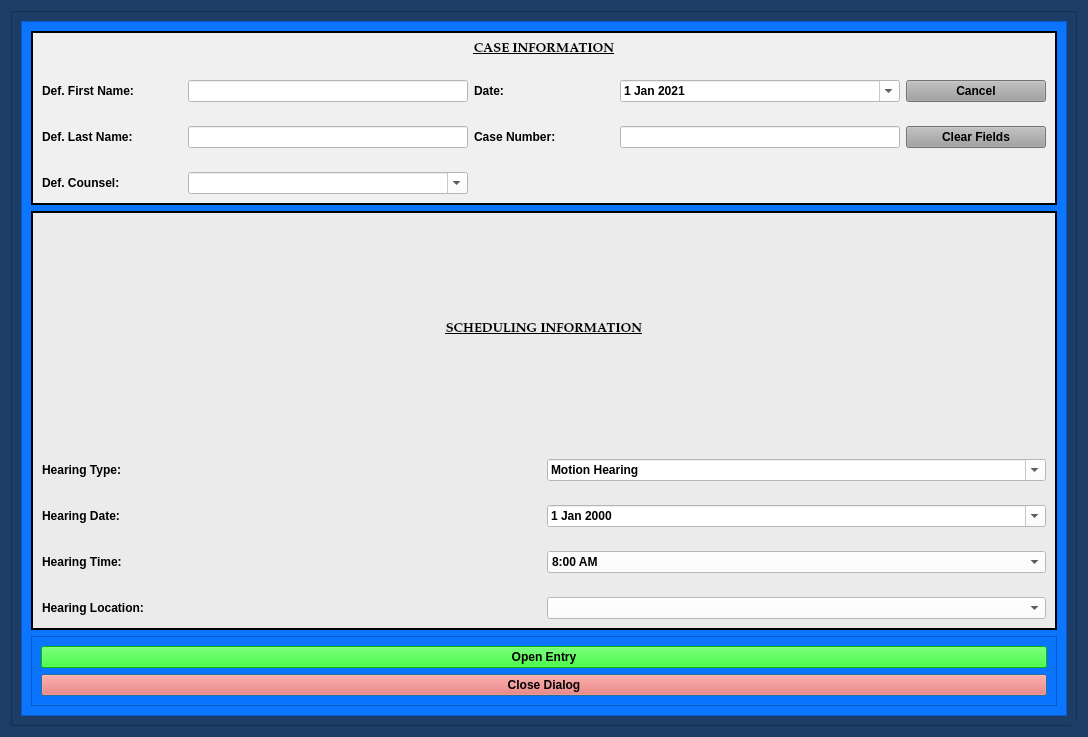
<?xml version="1.0" encoding="UTF-8"?>
<ui version="4.0">
 <class>GeneralNoticeOfHearingDialog</class>
 <widget class="QDialog" name="GeneralNoticeOfHearingDialog">
  <property name="windowModality">
   <enum>Qt::NonModal</enum>
  </property>
  <property name="geometry">
   <rect>
    <x>0</x>
    <y>0</y>
    <width>1088</width>
    <height>737</height>
   </rect>
  </property>
  <property name="sizePolicy">
   <sizepolicy hsizetype="Preferred" vsizetype="Preferred">
    <horstretch>0</horstretch>
    <verstretch>0</verstretch>
   </sizepolicy>
  </property>
  <property name="minimumSize">
   <size>
    <width>0</width>
    <height>0</height>
   </size>
  </property>
  <property name="maximumSize">
   <size>
    <width>2500</width>
    <height>3500</height>
   </size>
  </property>
  <property name="palette">
   <palette>
    <active>
     <colorrole role="Button">
      <brush brushstyle="SolidPattern">
       <color alpha="255">
        <red>29</red>
        <green>61</green>
        <blue>102</blue>
       </color>
      </brush>
     </colorrole>
     <colorrole role="Base">
      <brush brushstyle="SolidPattern">
       <color alpha="255">
        <red>29</red>
        <green>61</green>
        <blue>102</blue>
       </color>
      </brush>
     </colorrole>
     <colorrole role="Window">
      <brush brushstyle="SolidPattern">
       <color alpha="255">
        <red>29</red>
        <green>61</green>
        <blue>102</blue>
       </color>
      </brush>
     </colorrole>
    </active>
    <inactive>
     <colorrole role="Button">
      <brush brushstyle="SolidPattern">
       <color alpha="255">
        <red>29</red>
        <green>61</green>
        <blue>102</blue>
       </color>
      </brush>
     </colorrole>
     <colorrole role="Base">
      <brush brushstyle="SolidPattern">
       <color alpha="255">
        <red>29</red>
        <green>61</green>
        <blue>102</blue>
       </color>
      </brush>
     </colorrole>
     <colorrole role="Window">
      <brush brushstyle="SolidPattern">
       <color alpha="255">
        <red>29</red>
        <green>61</green>
        <blue>102</blue>
       </color>
      </brush>
     </colorrole>
    </inactive>
    <disabled>
     <colorrole role="Button">
      <brush brushstyle="SolidPattern">
       <color alpha="255">
        <red>29</red>
        <green>61</green>
        <blue>102</blue>
       </color>
      </brush>
     </colorrole>
     <colorrole role="Base">
      <brush brushstyle="SolidPattern">
       <color alpha="255">
        <red>29</red>
        <green>61</green>
        <blue>102</blue>
       </color>
      </brush>
     </colorrole>
     <colorrole role="Window">
      <brush brushstyle="SolidPattern">
       <color alpha="255">
        <red>29</red>
        <green>61</green>
        <blue>102</blue>
       </color>
      </brush>
     </colorrole>
    </disabled>
   </palette>
  </property>
  <property name="font">
   <font>
    <family>Palatino Linotype</family>
    <pointsize>10</pointsize>
    <weight>75</weight>
    <italic>false</italic>
    <bold>true</bold>
   </font>
  </property>
  <property name="windowTitle">
   <string>General Notice of Hearing Information</string>
  </property>
  <property name="toolTip">
   <string/>
  </property>
  <property name="styleSheet">
   <string notr="true">background-color: rgb(29, 61, 102);
font: 75 10pt &quot;Palatino Linotype&quot;;
font-weight: bold;</string>
  </property>
  <property name="sizeGripEnabled">
   <bool>true</bool>
  </property>
  <property name="modal">
   <bool>true</bool>
  </property>
  <layout class="QGridLayout" name="gridLayout_8">
   <item row="0" column="0">
    <widget class="QFrame" name="frame_4">
     <property name="styleSheet">
      <string notr="true">background-color: rgb(29, 61, 102);</string>
     </property>
     <property name="frameShape">
      <enum>QFrame::StyledPanel</enum>
     </property>
     <property name="frameShadow">
      <enum>QFrame::Raised</enum>
     </property>
     <layout class="QGridLayout" name="gridLayout_4">
      <item row="0" column="0">
       <widget class="QScrollArea" name="scrollArea">
        <property name="focusPolicy">
         <enum>Qt::NoFocus</enum>
        </property>
        <property name="styleSheet">
         <string notr="true">background-color: rgb(12, 117, 255);</string>
        </property>
        <property name="widgetResizable">
         <bool>true</bool>
        </property>
        <widget class="QWidget" name="scrollAreaWidgetContents">
         <property name="geometry">
          <rect>
           <x>0</x>
           <y>0</y>
           <width>1048</width>
           <height>697</height>
          </rect>
         </property>
         <layout class="QGridLayout" name="gridLayout_2">
          <item row="2" column="0">
           <widget class="QFrame" name="frame_8">
            <property name="styleSheet">
             <string notr="true">background-color: rgb(12, 117, 255);</string>
            </property>
            <property name="frameShape">
             <enum>QFrame::StyledPanel</enum>
            </property>
            <property name="frameShadow">
             <enum>QFrame::Raised</enum>
            </property>
            <layout class="QGridLayout" name="gridLayout_10">
             <item row="2" column="0">
              <widget class="QPushButton" name="close_dialog_Button">
               <property name="styleSheet">
                <string notr="true">background-color: rgb(255, 96, 82);
font: 75 11pt &quot;Palatino Linotype&quot;;
font-weight: bold;</string>
               </property>
               <property name="text">
                <string>Close Dialog</string>
               </property>
              </widget>
             </item>
             <item row="0" column="0">
              <widget class="QPushButton" name="create_entry_Button">
               <property name="styleSheet">
                <string notr="true">background-color: rgb(0, 255, 0);
font: 75 11pt &quot;Palatino Linotype&quot;;
font-weight: bold;</string>
               </property>
               <property name="text">
                <string>Open Entry</string>
               </property>
               <property name="autoDefault">
                <bool>false</bool>
               </property>
              </widget>
             </item>
            </layout>
           </widget>
          </item>
          <item row="1" column="0">
           <widget class="QFrame" name="frame_5">
            <property name="styleSheet">
             <string notr="true">background-color: rgb(235, 235, 235);</string>
            </property>
            <property name="frameShape">
             <enum>QFrame::Box</enum>
            </property>
            <property name="frameShadow">
             <enum>QFrame::Plain</enum>
            </property>
            <property name="lineWidth">
             <number>2</number>
            </property>
            <layout class="QGridLayout" name="gridLayout_6">
             <item row="0" column="0">
              <layout class="QGridLayout" name="gridLayout_3" rowstretch="1,0,0,0,0">
               <property name="verticalSpacing">
                <number>24</number>
               </property>
               <item row="3" column="0">
                <widget class="QLabel" name="label_4">
                 <property name="text">
                  <string>Hearing Time:</string>
                 </property>
                </widget>
               </item>
               <item row="2" column="0">
                <widget class="QLabel" name="hearing_date_label">
                 <property name="text">
                  <string>Hearing Date:</string>
                 </property>
                </widget>
               </item>
               <item row="2" column="1">
                <widget class="NoScrollDateEdit" name="hearing_dateEdit">
                 <property name="styleSheet">
                  <string notr="true">color: rgb(0, 0, 0);
background-color: rgb(255, 255, 255);</string>
                 </property>
                 <property name="calendarPopup">
                  <bool>true</bool>
                 </property>
                </widget>
               </item>
               <item row="0" column="0" colspan="2">
                <widget class="QLabel" name="label_5">
                 <property name="font">
                  <font>
                   <family>Palatino Linotype</family>
                   <pointsize>10</pointsize>
                   <weight>75</weight>
                   <italic>false</italic>
                   <bold>true</bold>
                   <underline>true</underline>
                  </font>
                 </property>
                 <property name="text">
                  <string>SCHEDULING INFORMATION</string>
                 </property>
                 <property name="alignment">
                  <set>Qt::AlignCenter</set>
                 </property>
                </widget>
               </item>
               <item row="1" column="0">
                <widget class="QLabel" name="hearing_type_label">
                 <property name="text">
                  <string>Hearing Type:</string>
                 </property>
                </widget>
               </item>
               <item row="3" column="1">
                <widget class="NoScrollComboBox" name="hearing_time_box">
                 <property name="styleSheet">
                  <string notr="true">background-color: rgb(255, 255, 255);</string>
                 </property>
                 <item>
                  <property name="text">
                   <string>8:00 AM</string>
                  </property>
                 </item>
                 <item>
                  <property name="text">
                   <string>8:15 AM</string>
                  </property>
                 </item>
                 <item>
                  <property name="text">
                   <string>8:30 AM</string>
                  </property>
                 </item>
                 <item>
                  <property name="text">
                   <string>8:45 AM</string>
                  </property>
                 </item>
                 <item>
                  <property name="text">
                   <string>9:00 AM</string>
                  </property>
                 </item>
                 <item>
                  <property name="text">
                   <string>9:15 AM</string>
                  </property>
                 </item>
                 <item>
                  <property name="text">
                   <string>9:30 AM</string>
                  </property>
                 </item>
                 <item>
                  <property name="text">
                   <string>9:45 AM</string>
                  </property>
                 </item>
                 <item>
                  <property name="text">
                   <string>10:00 AM</string>
                  </property>
                 </item>
                 <item>
                  <property name="text">
                   <string>10:15 AM</string>
                  </property>
                 </item>
                 <item>
                  <property name="text">
                   <string>10:30 AM</string>
                  </property>
                 </item>
                 <item>
                  <property name="text">
                   <string>10:45 AM</string>
                  </property>
                 </item>
                 <item>
                  <property name="text">
                   <string>11:00 AM</string>
                  </property>
                 </item>
                 <item>
                  <property name="text">
                   <string>11:15 AM</string>
                  </property>
                 </item>
                 <item>
                  <property name="text">
                   <string>11:30 AM</string>
                  </property>
                 </item>
                 <item>
                  <property name="text">
                   <string>1:00 PM</string>
                  </property>
                 </item>
                 <item>
                  <property name="text">
                   <string>1:15 PM</string>
                  </property>
                 </item>
                 <item>
                  <property name="text">
                   <string>1:30 PM</string>
                  </property>
                 </item>
                 <item>
                  <property name="text">
                   <string>1:45 PM</string>
                  </property>
                 </item>
                 <item>
                  <property name="text">
                   <string>2:00 PM</string>
                  </property>
                 </item>
                 <item>
                  <property name="text">
                   <string>2:15 PM</string>
                  </property>
                 </item>
                 <item>
                  <property name="text">
                   <string>2:30 PM</string>
                  </property>
                 </item>
                 <item>
                  <property name="text">
                   <string>2:45 PM</string>
                  </property>
                 </item>
                 <item>
                  <property name="text">
                   <string>3:00 PM</string>
                  </property>
                 </item>
                 <item>
                  <property name="text">
                   <string>3:15 PM</string>
                  </property>
                 </item>
                 <item>
                  <property name="text">
                   <string>3:30 PM</string>
                  </property>
                 </item>
                 <item>
                  <property name="text">
                   <string>3:45 PM</string>
                  </property>
                 </item>
                 <item>
                  <property name="text">
                   <string>4:00 PM</string>
                  </property>
                 </item>
                 <item>
                  <property name="text">
                   <string>4:15 PM</string>
                  </property>
                 </item>
                </widget>
               </item>
               <item row="4" column="0">
                <widget class="QLabel" name="label_7">
                 <property name="text">
                  <string>Hearing Location:</string>
                 </property>
                </widget>
               </item>
               <item row="4" column="1">
                <widget class="NoScrollComboBox" name="hearing_location_box">
                 <property name="styleSheet">
                  <string notr="true">background-color: rgb(255, 255, 255);</string>
                 </property>
                 <item>
                  <property name="text">
                   <string/>
                  </property>
                 </item>
                 <item>
                  <property name="text">
                   <string>Courtroom A</string>
                  </property>
                 </item>
                 <item>
                  <property name="text">
                   <string>Courtroom B</string>
                  </property>
                 </item>
                 <item>
                  <property name="text">
                   <string>Courtroom C</string>
                  </property>
                 </item>
                </widget>
               </item>
               <item row="1" column="1">
                <widget class="NoScrollComboBox" name="hearing_type_box">
                 <property name="styleSheet">
                  <string notr="true">background-color: rgb(255, 255, 255);</string>
                 </property>
                 <property name="editable">
                  <bool>true</bool>
                 </property>
                 <item>
                  <property name="text">
                   <string>Motion Hearing</string>
                  </property>
                 </item>
                 <item>
                  <property name="text">
                   <string>Plea Hearing</string>
                  </property>
                 </item>
                 <item>
                  <property name="text">
                   <string>Motion to Suppress Hearing</string>
                  </property>
                 </item>
                 <item>
                  <property name="text">
                   <string>Motion to Seal Hearing</string>
                  </property>
                 </item>
                </widget>
               </item>
              </layout>
             </item>
            </layout>
           </widget>
          </item>
          <item row="0" column="0">
           <widget class="QFrame" name="case_name_Frame">
            <property name="sizePolicy">
             <sizepolicy hsizetype="Preferred" vsizetype="Preferred">
              <horstretch>0</horstretch>
              <verstretch>0</verstretch>
             </sizepolicy>
            </property>
            <property name="styleSheet">
             <string notr="true">background-color: rgb(240, 240, 240);</string>
            </property>
            <property name="frameShape">
             <enum>QFrame::Box</enum>
            </property>
            <property name="frameShadow">
             <enum>QFrame::Plain</enum>
            </property>
            <property name="lineWidth">
             <number>2</number>
            </property>
            <layout class="QGridLayout" name="gridLayout_5">
             <item row="0" column="0">
              <layout class="QGridLayout" name="gridLayout" columnstretch="1,2,1,2,1">
               <property name="verticalSpacing">
                <number>24</number>
               </property>
               <item row="1" column="0">
                <widget class="QLabel" name="label">
                 <property name="text">
                  <string>Def. First Name:</string>
                 </property>
                </widget>
               </item>
               <item row="1" column="1">
                <widget class="QLineEdit" name="defendant_first_name_lineEdit">
                 <property name="styleSheet">
                  <string notr="true">background-color: rgb(255, 255, 255);</string>
                 </property>
                </widget>
               </item>
               <item row="1" column="2">
                <widget class="QLabel" name="label_26">
                 <property name="text">
                  <string>Date:</string>
                 </property>
                </widget>
               </item>
               <item row="1" column="3">
                <widget class="NoScrollDateEdit" name="plea_trial_date">
                 <property name="focusPolicy">
                  <enum>Qt::NoFocus</enum>
                 </property>
                 <property name="styleSheet">
                  <string notr="true">color: rgb(0, 0, 0);
background-color: rgb(255, 255, 255);</string>
                 </property>
                 <property name="minimumDate">
                  <date>
                   <year>2021</year>
                   <month>1</month>
                   <day>1</day>
                  </date>
                 </property>
                 <property name="calendarPopup">
                  <bool>true</bool>
                 </property>
                 <property name="date">
                  <date>
                   <year>2021</year>
                   <month>1</month>
                   <day>1</day>
                  </date>
                 </property>
                </widget>
               </item>
               <item row="1" column="4">
                <widget class="QPushButton" name="cancel_Button">
                 <property name="focusPolicy">
                  <enum>Qt::NoFocus</enum>
                 </property>
                 <property name="styleSheet">
                  <string notr="true">background-color: rgb(160, 160, 160);</string>
                 </property>
                 <property name="text">
                  <string>Cancel</string>
                 </property>
                </widget>
               </item>
               <item row="2" column="0">
                <widget class="QLabel" name="label_2">
                 <property name="text">
                  <string>Def. Last Name:</string>
                 </property>
                </widget>
               </item>
               <item row="2" column="1">
                <widget class="QLineEdit" name="defendant_last_name_lineEdit">
                 <property name="enabled">
                  <bool>true</bool>
                 </property>
                 <property name="styleSheet">
                  <string notr="true">background-color: rgb(255, 255, 255);</string>
                 </property>
                </widget>
               </item>
               <item row="2" column="2">
                <widget class="QLabel" name="label_3">
                 <property name="text">
                  <string>Case Number:</string>
                 </property>
                </widget>
               </item>
               <item row="2" column="3">
                <widget class="QLineEdit" name="case_number_lineEdit">
                 <property name="maximumSize">
                  <size>
                   <width>500</width>
                   <height>16777215</height>
                  </size>
                 </property>
                 <property name="styleSheet">
                  <string notr="true">background-color: rgb(255, 255, 255);</string>
                 </property>
                </widget>
               </item>
               <item row="2" column="4">
                <widget class="QPushButton" name="clear_fields_case_Button">
                 <property name="focusPolicy">
                  <enum>Qt::NoFocus</enum>
                 </property>
                 <property name="styleSheet">
                  <string notr="true">background-color: rgb(160, 160, 160);</string>
                 </property>
                 <property name="text">
                  <string>Clear Fields</string>
                 </property>
                </widget>
               </item>
               <item row="3" column="0">
                <widget class="QLabel" name="label_24">
                 <property name="text">
                  <string>Def. Counsel:</string>
                 </property>
                </widget>
               </item>
               <item row="3" column="1">
                <widget class="DefenseCounselComboBox" name="defense_counsel_name_box">
                 <property name="styleSheet">
                  <string notr="true">background-color: rgb(255, 255, 255);</string>
                 </property>
                 <property name="editable">
                  <bool>true</bool>
                 </property>
                </widget>
               </item>
               <item row="0" column="0" colspan="5">
                <widget class="QLabel" name="label_6">
                 <property name="font">
                  <font>
                   <family>Palatino Linotype</family>
                   <pointsize>10</pointsize>
                   <weight>75</weight>
                   <italic>false</italic>
                   <bold>true</bold>
                   <underline>true</underline>
                  </font>
                 </property>
                 <property name="text">
                  <string>CASE INFORMATION</string>
                 </property>
                 <property name="alignment">
                  <set>Qt::AlignCenter</set>
                 </property>
                </widget>
               </item>
              </layout>
             </item>
            </layout>
           </widget>
          </item>
         </layout>
        </widget>
       </widget>
      </item>
     </layout>
    </widget>
   </item>
  </layout>
 </widget>
 <customwidgets>
  <customwidget>
   <class>NoScrollDateEdit</class>
   <extends>QDateEdit</extends>
   <header>.custom_widgets</header>
  </customwidget>
  <customwidget>
   <class>NoScrollComboBox</class>
   <extends>QComboBox</extends>
   <header>.custom_widgets</header>
  </customwidget>
  <customwidget>
   <class>DefenseCounselComboBox</class>
   <extends>QComboBox</extends>
   <header>.custom_widgets</header>
  </customwidget>
 </customwidgets>
 <tabstops>
  <tabstop>defendant_first_name_lineEdit</tabstop>
  <tabstop>defendant_last_name_lineEdit</tabstop>
  <tabstop>case_number_lineEdit</tabstop>
  <tabstop>create_entry_Button</tabstop>
  <tabstop>close_dialog_Button</tabstop>
 </tabstops>
 <resources/>
 <connections/>
 <slots>
  <slot>create_entry()</slot>
  <slot>continue_dialog()</slot>
  <slot>close_window()</slot>
  <slot>set_dialog()</slot>
  <slot>update_case_information()</slot>
  <slot>ovi_dialog()</slot>
  <slot>sentencing_dialog()</slot>
  <slot>proceed_to_sentencing()</slot>
  <slot>proceed_to_ovi()</slot>
  <slot>add_charge()</slot>
  <slot>set_statute()</slot>
  <slot>set_pay_date()</slot>
  <slot>amend_offense()</slot>
  <slot>set_offense()</slot>
  <slot>add_charge_to_view()</slot>
  <slot>delete_charge()</slot>
  <slot>delete_charge_from_view()</slot>
  <slot>close_event()</slot>
  <slot>set_fra_in_file()</slot>
  <slot>set_fra_in_court()</slot>
  <slot>start_add_conditions_dialog()</slot>
  <slot>start_amend_offense_dialog()</slot>
 </slots>
</ui>
